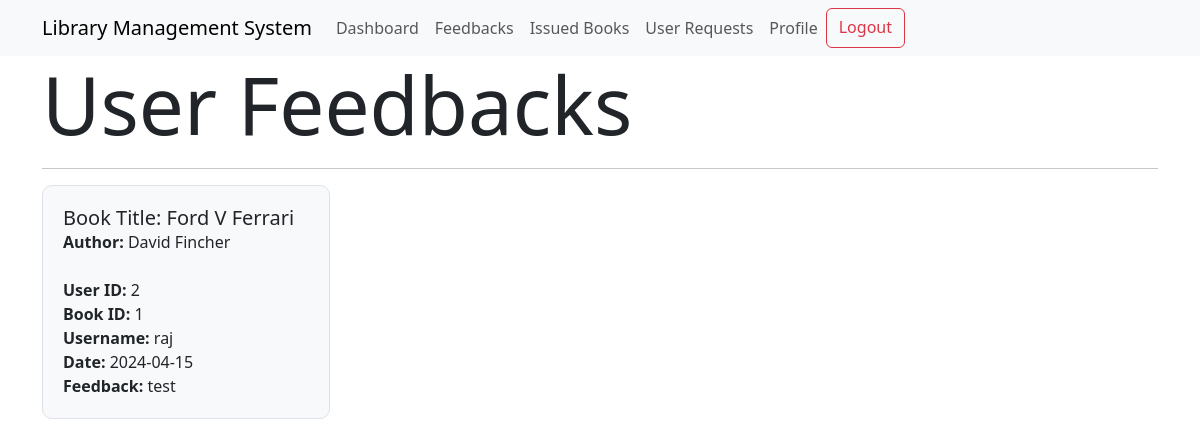
Screenshot of /show_feedbacks (signed in) with the database file from the repository.
### models.py (models this page shows)
class Feedbacks(db.Model):
    id = db.Column(db.Integer, primary_key=True)
    user_id = db.Column(db.Integer, db.ForeignKey("user.id"), nullable=False)
    book_id = db.Column(db.Integer, db.ForeignKey("books.id"), nullable=False)
    username = db.Column(db.String(32), nullable=False)
    book_name = db.Column(db.String(32))
    author = db.Column(db.String(64))
    date_of_feedback = db.Column(db.Date, nullable=False)
    feedback = db.Column(db.Text, nullable=False)

### routes.py (the view)
@app.route("/show_feedbacks")
@admin_required
def show_feedbacks():
    feedbacks = Feedbacks.query.all()
    return render_template("show_feedbacks.html", feedbacks=feedbacks)

### routes.py (called while the page is built)
def admin_required(func):
    @wraps(func)
    def inner(*args, **kwargs):
        if "user_id" not in session:
            return redirect(url_for("login"))
        user = User.query.get(session["user_id"])
        if not user.is_admin:
            flash("You are not authorized to access this page")
            return redirect(url_for("index"))
        return func(*args, **kwargs)
    return inner

### templates/show_feedbacks.html (shortened to what this page needs)
{% extends 'layout.html' %}
{% block content %}
{% if session['is_admin'] and feedbacks|length == 0 %}
<h1 class="display-1">No User Feedbacks Currently</h1>
<hr>
{% elif session['is_admin'] and feedbacks|length > 0%}
<h1 class="display-1">User Feedbacks</h1>
<hr>
<div class="feedbacks-list">
    {% for feedback in feedbacks %}
    <div class="feedbacks" style="width: 18rem; margin-right: 20px">
        <div class="feedback-body">
            <h5 class="card-title">Book Title: {{feedback.book_name}}</h5>
            <div class="author"><strong>Author:</strong> {{feedback.author}}</div>
            <br>
            {% if session['is_admin'] %}
            <div><strong>User ID:</strong> {{feedback.user_id}}</div>
            <div><strong>Book ID:</strong> {{feedback.book_id}}</div>
            {% endif %}
            <div><strong>Username:</strong> {{feedback.username}}</div>
            <div><strong>Date:</strong> {{feedback.date_of_feedback}}</div>
            <div><strong>Feedback:</strong> {{feedback.feedback}}</div>
        </div>
    </div>
    {% endfor %}
</div>
{% elif not session['is_admin'] and feedbacks|length == 0 %}
<h1 class="display-1">Be the first to give a feedback</h1>
<hr>
{% endif %}
{% endblock %}

### templates/show_feedbacks.html (style rules this page uses)
.feedbacks-list { display: flex; flex-wrap: wrap; justify-content: flex-start; }
.feedbacks { margin-bottom: 20px; padding: 10px; border: 1px solid #dee2e6; border-radius: 10px; background-color: #f8f9fa; }
.feedback-body { margin: 10px; }

### rows the page displays
Feedbacks: book_name "Ford V Ferrari", author "David Fincher", user_id "2", book_id "1", username "raj", date_of_feedback "2024-04-15", feedback "test"
